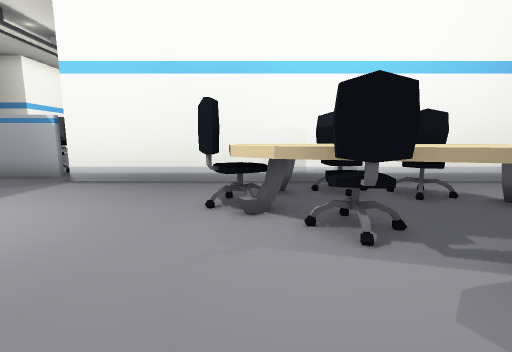
view 1 (above)

21 first-person views from a walk through a 3-D level made in the Godot game engine. The camera is 1.2 m above the floor, tilts 8° down and sees 90° across. The floor is counted in squares, 1 m on a side. Each view is taken from the middle of a square. On the plan, view 1 faces up. The plan holds only what a view shows up to about 12 squares ahead; the rest is blank. Some surface patterns are stand-ins.

view 2
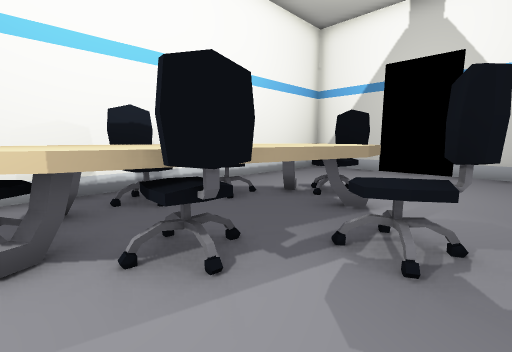

view 3
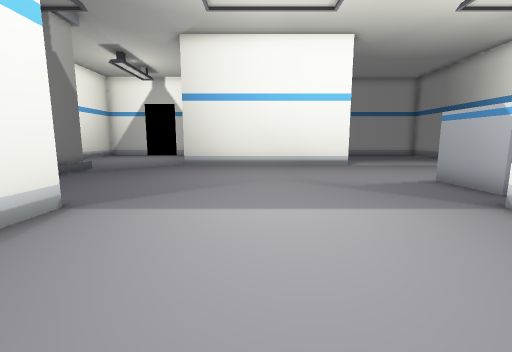

view 4
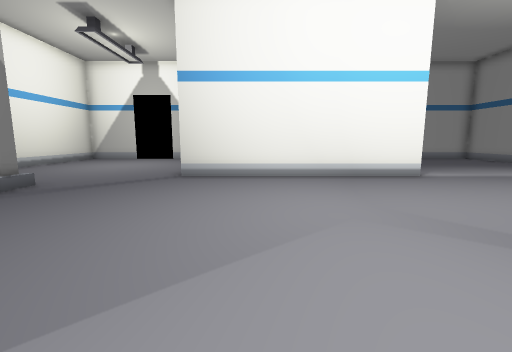

view 5
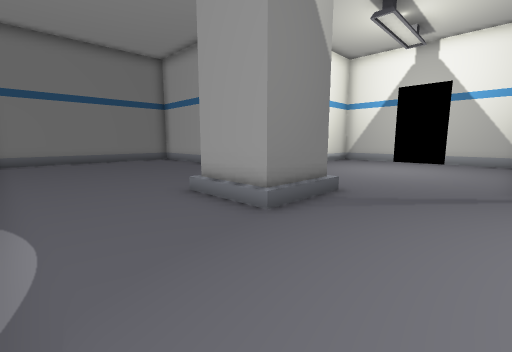

view 6
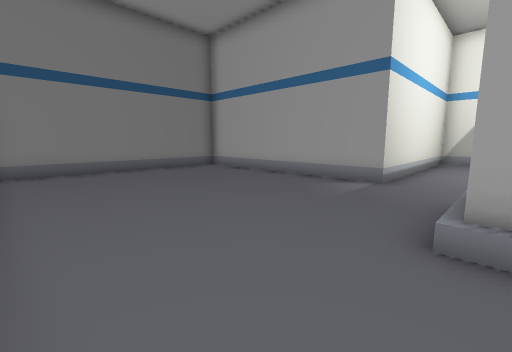

view 7
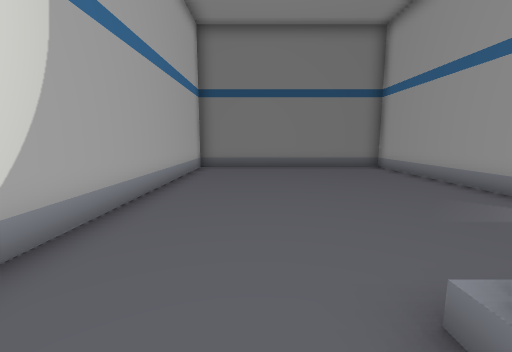

view 8
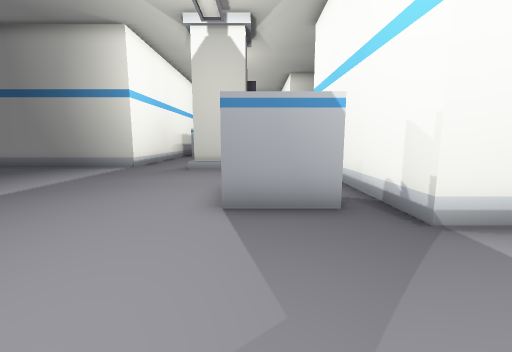

view 9
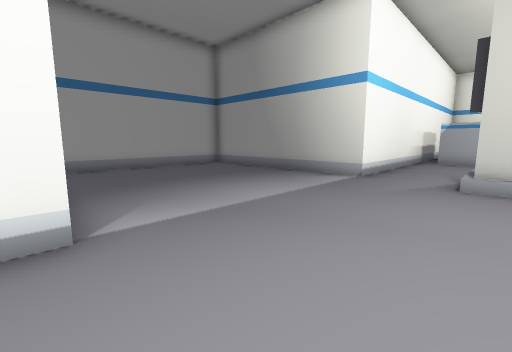

view 10
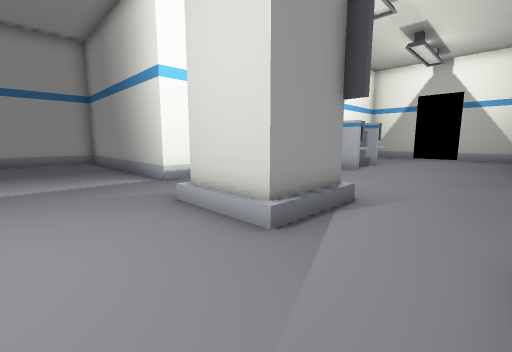

view 11
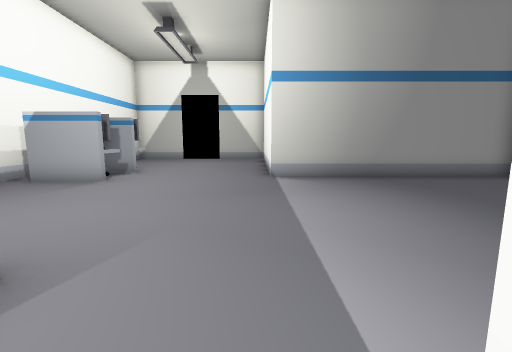

view 12
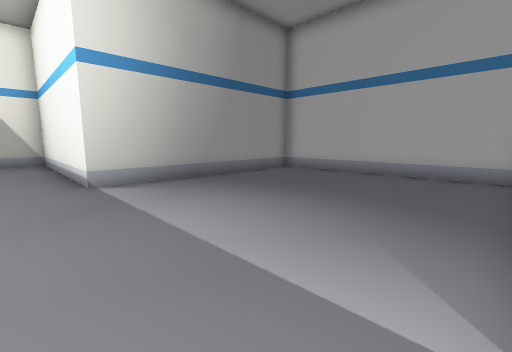

view 13
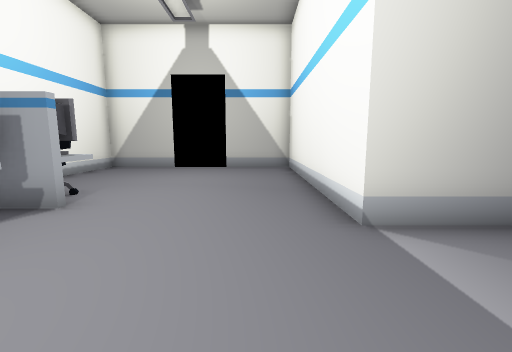

view 14
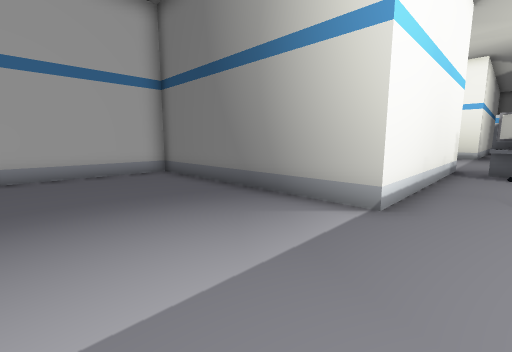

view 15
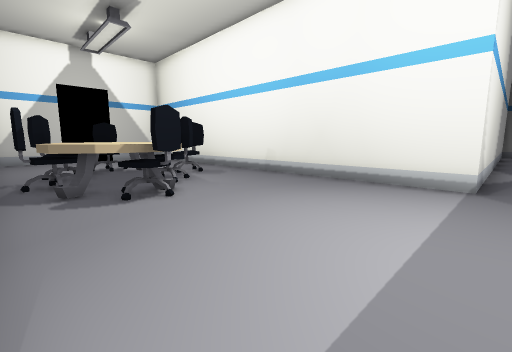

view 16
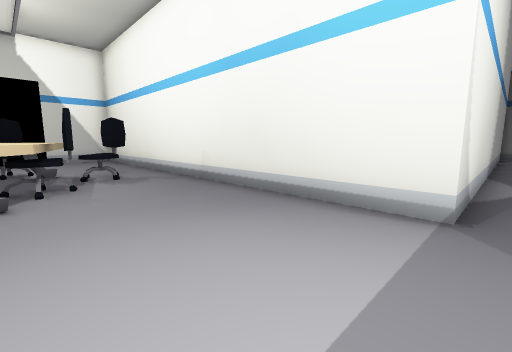

view 17
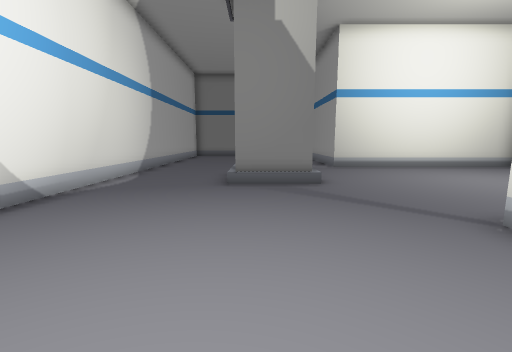

view 18
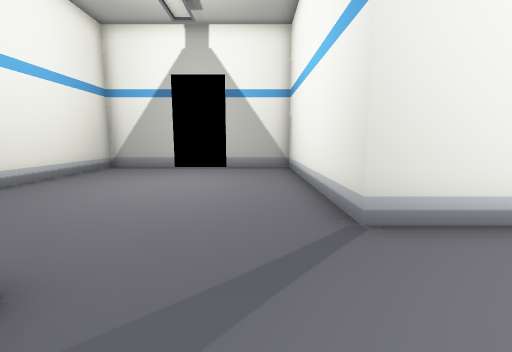

view 19
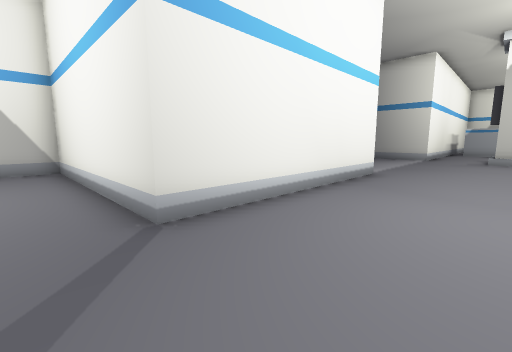

view 20
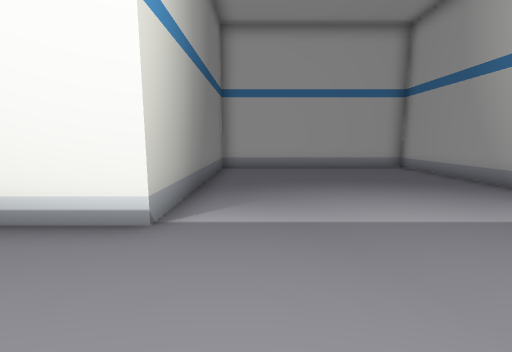

view 21
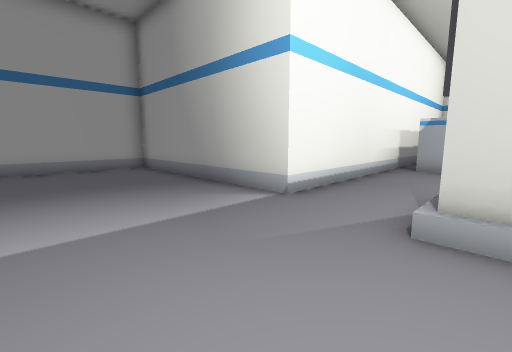

### Floor plan
Key: @ floor where view 1 was taken; # wall or solid block; x gap in a wall; . floor; / step, stairs or slope; ^ raised ledge; E desk; P pillar.
Columns run from 22 left of view 1 to 11 right of it. Each row starts with its distance up from view 1.
 32         ####  ####
 31         #........#
 30         #........#
 29         #........#
 28          ........#
 27           .......#
 26           E......#
 25         # EE.....#
 24         #.E......#########
 23         #.EE.............#
 22         #................#
 21         #................#
 20         #................#
 19         #................#
 18         #................#
 17         #../PP/..........#
 16 #########../  /..........#
 15 #........../PP/..#########
 14 #................#
 13 #................#
 12 #................#
 11 #................#
 10 #.............E..#
  9 #.............EE.#
  8 #................#########  ######
  7 #########...............x........#
  6         #.............^^^^#......#
  5         #............#^^^^^^.....#
  4         #.............^^^^^^#....
  3         #..............^^^^^.....
  2         #................^.......#
  1         #........................#
  0 #########.............@.......
 -1 #................#############
 -2 #................#
 -3 #................#
 -4  ........./PP/...#
 -5  ........./  /...#
 -6 #........./PP/...#
 -7 #................#
 -8 #................#
 -9 #########........#
-10         #........#
-11         #........#
-12         #........#
-13         #........#
-14         #........#
-15         #........#
-16         #........#
-17         ##########

Positions as (right, up) in squares from view 1, and headings:
1: (0, 0), facing up
2: (0, 1), facing up-right
3: (-1, 3), facing left
4: (-5, 2), facing left
5: (-6, -1), facing down-left
6: (-6, -6), facing down-left
7: (-8, -5), facing down
8: (-8, 4), facing up
9: (-10, 7), facing up-left
10: (-6, 12), facing up-left
11: (-6, 15), facing up
12: (-7, 16), facing up-right
13: (-7, 20), facing up
14: (-7, 20), facing down-right
15: (-6, 7), facing down-right
16: (-6, 4), facing down-right
17: (-10, 3), facing down
18: (-10, -2), facing left
19: (-10, -2), facing up-left
20: (-10, 9), facing left
21: (-10, 11), facing up-left
